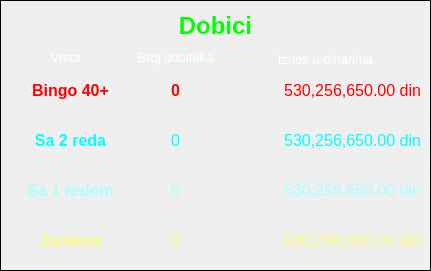
   <widget class="QFrame" name="frm_loto_prize_2">
    <property name="geometry">
     <rect>
      <x>10</x>
      <y>130</y>
      <width>431</width>
      <height>271</height>
     </rect>
    </property>
    <property name="frameShape">
     <enum>QFrame::Box</enum>
    </property>
    <property name="frameShadow">
     <enum>QFrame::Plain</enum>
    </property>
    <widget class="QLabel" name="lbl_loto_prize_title_2">
     <property name="geometry">
      <rect>
       <x>10</x>
       <y>10</y>
       <width>411</width>
       <height>31</height>
      </rect>
     </property>
     <property name="font">
      <font>
       <pointsize>18</pointsize>
       <weight>75</weight>
       <bold>true</bold>
      </font>
     </property>
     <property name="styleSheet">
      <string notr="true">color: rgb(0, 255, 0);</string>
     </property>
     <property name="text">
      <string>Dobici</string>
     </property>
     <property name="alignment">
      <set>Qt::AlignCenter</set>
     </property>
    </widget>
    <widget class="QLabel" name="lbl_loto_prize_type_2">
     <property name="geometry">
      <rect>
       <x>10</x>
       <y>50</y>
       <width>111</width>
       <height>16</height>
      </rect>
     </property>
     <property name="font">
      <font>
       <pointsize>10</pointsize>
      </font>
     </property>
     <property name="styleSheet">
      <string notr="true">color: rgb(255, 255, 255);</string>
     </property>
     <property name="text">
      <string>Vrsta</string>
     </property>
     <property name="alignment">
      <set>Qt::AlignCenter</set>
     </property>
     <property name="textInteractionFlags">
      <set>Qt::LinksAccessibleByMouse|Qt::TextSelectableByMouse</set>
     </property>
    </widget>
    <widget class="QLabel" name="lbl_bingo_prize_1_winers">
     <property name="geometry">
      <rect>
       <x>140</x>
       <y>80</y>
       <width>71</width>
       <height>21</height>
      </rect>
     </property>
     <property name="font">
      <font>
       <pointsize>12</pointsize>
       <weight>75</weight>
       <bold>true</bold>
      </font>
     </property>
     <property name="styleSheet">
      <string notr="true">color: rgb(255, 0, 0);</string>
     </property>
     <property name="text">
      <string>0</string>
     </property>
     <property name="alignment">
      <set>Qt::AlignCenter</set>
     </property>
     <property name="textInteractionFlags">
      <set>Qt::LinksAccessibleByMouse|Qt::TextSelectableByMouse</set>
     </property>
    </widget>
    <widget class="QLabel" name="lbl_bingo_prize_1_amount">
     <property name="geometry">
      <rect>
       <x>230</x>
       <y>80</y>
       <width>191</width>
       <height>21</height>
      </rect>
     </property>
     <property name="font">
      <font>
       <pointsize>12</pointsize>
      </font>
     </property>
     <property name="styleSheet">
      <string notr="true">color: rgb(255, 0, 0);</string>
     </property>
     <property name="text">
      <string>530,256,650.00 din</string>
     </property>
     <property name="alignment">
      <set>Qt::AlignRight|Qt::AlignTrailing|Qt::AlignVCenter</set>
     </property>
     <property name="textInteractionFlags">
      <set>Qt::LinksAccessibleByMouse|Qt::TextSelectableByMouse</set>
     </property>
    </widget>
    <widget class="QLabel" name="lbl_loto_prize_winers_2">
     <property name="geometry">
      <rect>
       <x>130</x>
       <y>50</y>
       <width>91</width>
       <height>16</height>
      </rect>
     </property>
     <property name="font">
      <font>
       <pointsize>10</pointsize>
      </font>
     </property>
     <property name="styleSheet">
      <string notr="true">color: rgb(255, 255, 255);</string>
     </property>
     <property name="text">
      <string>Broj dobitaka</string>
     </property>
     <property name="alignment">
      <set>Qt::AlignCenter</set>
     </property>
     <property name="textInteractionFlags">
      <set>Qt::LinksAccessibleByMouse|Qt::TextSelectableByMouse</set>
     </property>
    </widget>
    <widget class="QLabel" name="lbl_loto_prize_amount_2">
     <property name="geometry">
      <rect>
       <x>230</x>
       <y>50</y>
       <width>191</width>
       <height>20</height>
      </rect>
     </property>
     <property name="font">
      <font>
       <pointsize>10</pointsize>
      </font>
     </property>
     <property name="styleSheet">
      <string notr="true">color: rgb(255, 255, 255);</string>
     </property>
     <property name="text">
      <string>Iznos u dinarima</string>
     </property>
     <property name="alignment">
      <set>Qt::AlignCenter</set>
     </property>
     <property name="textInteractionFlags">
      <set>Qt::LinksAccessibleByMouse|Qt::TextSelectableByMouse</set>
     </property>
    </widget>
    <widget class="QLabel" name="lbl_bingo_prize_2_amount">
     <property name="geometry">
      <rect>
       <x>230</x>
       <y>130</y>
       <width>191</width>
       <height>21</height>
      </rect>
     </property>
     <property name="font">
      <font>
       <pointsize>12</pointsize>
      </font>
     </property>
     <property name="styleSheet">
      <string notr="true">color: rgb(0, 255, 255);</string>
     </property>
     <property name="text">
      <string>530,256,650.00 din</string>
     </property>
     <property name="alignment">
      <set>Qt::AlignRight|Qt::AlignTrailing|Qt::AlignVCenter</set>
     </property>
     <property name="textInteractionFlags">
      <set>Qt::LinksAccessibleByMouse|Qt::TextSelectableByMouse</set>
     </property>
    </widget>
    <widget class="QLabel" name="lbl_bingo_prize_2_winers">
     <property name="geometry">
      <rect>
       <x>140</x>
       <y>130</y>
       <width>71</width>
       <height>21</height>
      </rect>
     </property>
     <property name="font">
      <font>
       <pointsize>12</pointsize>
      </font>
     </property>
     <property name="styleSheet">
      <string notr="true">color: rgb(0, 255, 255);</string>
     </property>
     <property name="text">
      <string>0</string>
     </property>
     <property name="alignment">
      <set>Qt::AlignCenter</set>
     </property>
     <property name="textInteractionFlags">
      <set>Qt::LinksAccessibleByMouse|Qt::TextSelectableByMouse</set>
     </property>
    </widget>
    <widget class="QLabel" name="lbl_bingo_prize_3_amount">
     <property name="geometry">
      <rect>
       <x>230</x>
       <y>180</y>
       <width>191</width>
       <height>21</height>
      </rect>
     </property>
     <property name="font">
      <font>
       <pointsize>12</pointsize>
      </font>
     </property>
     <property name="styleSheet">
      <string notr="true">color: rgb(170, 255, 255);</string>
     </property>
     <property name="text">
      <string>530,256,650.00 din</string>
     </property>
     <property name="alignment">
      <set>Qt::AlignRight|Qt::AlignTrailing|Qt::AlignVCenter</set>
     </property>
     <property name="textInteractionFlags">
      <set>Qt::LinksAccessibleByMouse|Qt::TextSelectableByMouse</set>
     </property>
    </widget>
    <widget class="QLabel" name="lbl_bingo_prize_3_winers">
     <property name="geometry">
      <rect>
       <x>140</x>
       <y>180</y>
       <width>71</width>
       <height>21</height>
      </rect>
     </property>
     <property name="font">
      <font>
       <pointsize>12</pointsize>
      </font>
     </property>
     <property name="styleSheet">
      <string notr="true">color: rgb(170, 255, 255);</string>
     </property>
     <property name="text">
      <string>0</string>
     </property>
     <property name="alignment">
      <set>Qt::AlignCenter</set>
     </property>
     <property name="textInteractionFlags">
      <set>Qt::LinksAccessibleByMouse|Qt::TextSelectableByMouse</set>
     </property>
    </widget>
    <widget class="QLabel" name="lbl_bingo_prize_4_amount">
     <property name="geometry">
      <rect>
       <x>230</x>
       <y>230</y>
       <width>191</width>
       <height>21</height>
      </rect>
     </property>
     <property name="font">
      <font>
       <pointsize>12</pointsize>
      </font>
     </property>
     <property name="styleSheet">
      <string notr="true">color: rgb(252, 252, 125);</string>
     </property>
     <property name="text">
      <string>530,256,650.00 din</string>
     </property>
     <property name="alignment">
      <set>Qt::AlignRight|Qt::AlignTrailing|Qt::AlignVCenter</set>
     </property>
     <property name="textInteractionFlags">
      <set>Qt::LinksAccessibleByMouse|Qt::TextSelectableByMouse</set>
     </property>
    </widget>
    <widget class="QLabel" name="lbl_bingo_prize_4_winers">
     <property name="geometry">
      <rect>
       <x>140</x>
       <y>230</y>
       <width>71</width>
       <height>21</height>
      </rect>
     </property>
     <property name="font">
      <font>
       <pointsize>12</pointsize>
      </font>
     </property>
     <property name="styleSheet">
      <string notr="true">color: rgb(252, 252, 125);</string>
     </property>
     <property name="text">
      <string>0</string>
     </property>
     <property name="alignment">
      <set>Qt::AlignCenter</set>
     </property>
     <property name="textInteractionFlags">
      <set>Qt::LinksAccessibleByMouse|Qt::TextSelectableByMouse</set>
     </property>
    </widget>
    <widget class="QLabel" name="lbl_bingo_prize_1_title">
     <property name="geometry">
      <rect>
       <x>10</x>
       <y>80</y>
       <width>121</width>
       <height>21</height>
      </rect>
     </property>
     <property name="font">
      <font>
       <pointsize>12</pointsize>
       <weight>75</weight>
       <bold>true</bold>
      </font>
     </property>
     <property name="styleSheet">
      <string notr="true">color: rgb(255, 0, 0);</string>
     </property>
     <property name="text">
      <string>Bingo 40+</string>
     </property>
     <property name="alignment">
      <set>Qt::AlignCenter</set>
     </property>
     <property name="textInteractionFlags">
      <set>Qt::LinksAccessibleByMouse|Qt::TextSelectableByMouse</set>
     </property>
    </widget>
    <widget class="QLabel" name="lbl_bingo_prize_2_title">
     <property name="geometry">
      <rect>
       <x>10</x>
       <y>130</y>
       <width>121</width>
       <height>21</height>
      </rect>
     </property>
     <property name="font">
      <font>
       <pointsize>12</pointsize>
       <weight>75</weight>
       <bold>true</bold>
      </font>
     </property>
     <property name="styleSheet">
      <string notr="true">color: rgb(0, 255, 255);</string>
     </property>
     <property name="text">
      <string>Sa 2 reda</string>
     </property>
     <property name="alignment">
      <set>Qt::AlignCenter</set>
     </property>
     <property name="textInteractionFlags">
      <set>Qt::LinksAccessibleByMouse|Qt::TextSelectableByMouse</set>
     </property>
    </widget>
    <widget class="QLabel" name="lbl_bingo_prize_3_title">
     <property name="geometry">
      <rect>
       <x>10</x>
       <y>180</y>
       <width>121</width>
       <height>21</height>
      </rect>
     </property>
     <property name="font">
      <font>
       <pointsize>12</pointsize>
       <weight>75</weight>
       <bold>true</bold>
      </font>
     </property>
     <property name="styleSheet">
      <string notr="true">color: rgb(170, 255, 255);</string>
     </property>
     <property name="text">
      <string>Sa 1 redom</string>
     </property>
     <property name="alignment">
      <set>Qt::AlignCenter</set>
     </property>
     <property name="textInteractionFlags">
      <set>Qt::LinksAccessibleByMouse|Qt::TextSelectableByMouse</set>
     </property>
    </widget>
    <widget class="QLabel" name="lbl_bingo_prize_4_title">
     <property name="geometry">
      <rect>
       <x>10</x>
       <y>230</y>
       <width>121</width>
       <height>21</height>
      </rect>
     </property>
     <property name="font">
      <font>
       <pointsize>12</pointsize>
       <weight>75</weight>
       <bold>true</bold>
      </font>
     </property>
     <property name="styleSheet">
      <string notr="true">color: rgb(252, 252, 125);</string>
     </property>
     <property name="text">
      <string>Zamena</string>
     </property>
     <property name="alignment">
      <set>Qt::AlignCenter</set>
     </property>
     <property name="textInteractionFlags">
      <set>Qt::LinksAccessibleByMouse|Qt::TextSelectableByMouse</set>
     </property>
    </widget>
   </widget>
